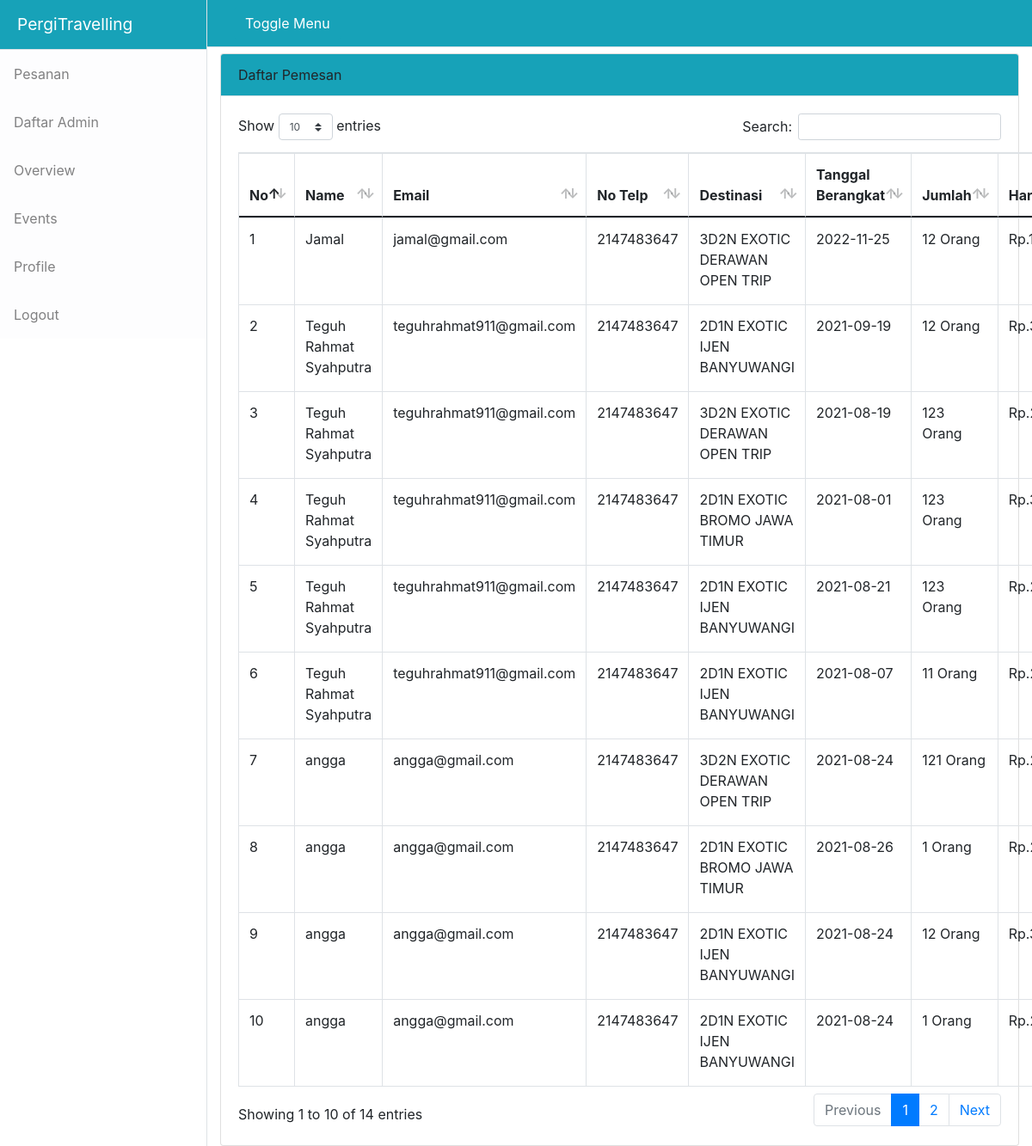
Page /dashboard/index.php (signed in) on the committed database.
### tables this page shows
CREATE TABLE `pesanan` (
  `id_pesanan` int(11) NOT NULL,
  `id_user` int(11) NOT NULL,
  `kode` varchar(30) NOT NULL,
  `nama_lengkap` varchar(255) NOT NULL,
  `email` varchar(255) NOT NULL,
  `nomor` int(11) NOT NULL,
  `nik` int(11) NOT NULL,
  `alamat` varchar(255) NOT NULL,
  `destinasi` varchar(255) NOT NULL,
  `hotel` varchar(225) NOT NULL,
  `tanggal` date NOT NULL,
  `harga` int(11) NOT NULL,
  `jumlah` int(11) NOT NULL,
  `total` int(11) NOT NULL,
  `bukti` varchar(64) NOT NULL,
  `pembayaran` set('Lunas','Konfirmasi','Cancel','Diproses') NOT NULL,
  `created_at` datetime DEFAULT NULL,
  `updated_at` datetime DEFAULT NULL
);

### dashboard/index.php (the view, shortened to what this page needs)
<!DOCTYPE html>
<html lang="en">
  <head>
    <link href="css/styles.css" rel="stylesheet" />
    <link rel="stylesheet" type="text/css" href="datatables/datatables.min.css" />
  </head>
  <body>
    <div class="d-flex" id="wrapper">
      <div class="border-end bg-white" id="sidebar-wrapper">
        <div class="sidebar-heading border-bottom bg-info">PergiTravelling</div>
        <div class="list-group list-group-flush">
          <a class="list-group-item list-group-item-action list-group-item-light p-3" href="index.php">Pesanan</a>
          <a class="list-group-item list-group-item-action list-group-item-light p-3" href="daftar_admin.php">Daftar Admin</a>
          <a class="list-group-item list-group-item-action list-group-item-light p-3" href="#!">Overview</a>
          <a class="list-group-item list-group-item-action list-group-item-light p-3" href="#!">Events</a>
          <a class="list-group-item list-group-item-action list-group-item-light p-3" href="#!">Profile</a>
          <a class="list-group-item list-group-item-action list-group-item-light p-3" href="../logout.php">Logout</a>
        </div>
      </div>
      <div id="page-content-wrapper">
        <nav class="navbar navbar-expand-lg navbar-light bg-info border-bottom">
          <div class="container-fluid">
            <button class="btn btn-info" id="sidebarToggle">Toggle Menu</button>
          </div>
        </nav>
        <div class="container-fluid">
            <div class="condtainer" style="margin-top: 7px">
                <div class="row">
                  <div class="col-md-12">
                    <div class="card">
                      <div class="card-header border-bottom bg-info">
                        Daftar Pemesan
                      </div>
                      <div class="card-body">
                      <table id="datatable" class="table table-bordered">
          <thead>
            <th>No</th>
            <th>Name</th>
            <th>Email</th>
            <th>No Telp</th>
            <th>Destinasi</th>
            <th>Tanggal Berangkat</th>
            <th>Jumlah</th>
            <th>Harga</th>
          </thead>
          <tbody id="modal-data">
            <?php
            include "../koneksi.php";
            $no = 0;
            $modal=mysqli_query($conn,"SELECT * FROM pesanan ORDER BY id_pesanan DESC");
            while($r=mysqli_fetch_array($modal)){
            $no++;
          ?>
            <tr>
                <td><?php echo $no; ?></td>
                <td><?php echo  $r['nama_lengkap']; ?></td>
                <td><?php echo  $r['email']; ?></td>
                <td><?php echo  $r['nomor']; ?></td>
                <td><?php echo  $r['destinasi']; ?></td>
                <td><?php echo  $r['tanggal']; ?></td>
                <td><?php echo  $r['jumlah']; ?> Orang</td>
                <td>Rp.<?php echo  $r['total']; ?></td>
            </tr>
          <?php } ?>
          </tbody>
          </table>
          </div>
        </div>
      </div>
    </div>
  </body>
</html>

### rows in the picture
pesanan: nama_lengkap "Jamal", email "jamal@gmail.com", nomor "2147483647", destinasi "3D2N EXOTIC DERAWAN OPEN TRIP", tanggal "2022-11-25", jumlah "12"
pesanan: nama_lengkap "Teguh Rahmat Syahputra", email "teguhrahmat911@gmail.com", nomor "2147483647", destinasi "2D1N EXOTIC IJEN BANYUWANGI", tanggal "2021-09-19", jumlah "12"
pesanan: nama_lengkap "Teguh Rahmat Syahputra", email "teguhrahmat911@gmail.com", nomor "2147483647", destinasi "3D2N EXOTIC DERAWAN OPEN TRIP", tanggal "2021-08-19", jumlah "123"
pesanan: nama_lengkap "Teguh Rahmat Syahputra", email "teguhrahmat911@gmail.com", nomor "2147483647", destinasi "2D1N EXOTIC BROMO JAWA TIMUR", tanggal "2021-08-01", jumlah "123"
pesanan: nama_lengkap "Teguh Rahmat Syahputra", email "teguhrahmat911@gmail.com", nomor "2147483647", destinasi "2D1N EXOTIC IJEN BANYUWANGI", tanggal "2021-08-21", jumlah "123"
pesanan: nama_lengkap "Teguh Rahmat Syahputra", email "teguhrahmat911@gmail.com", nomor "2147483647", destinasi "2D1N EXOTIC IJEN BANYUWANGI", tanggal "2021-08-07", jumlah "11"
pesanan: nama_lengkap "angga", email "angga@gmail.com", nomor "2147483647", destinasi "3D2N EXOTIC DERAWAN OPEN TRIP", tanggal "2021-08-24", jumlah "121"
pesanan: nama_lengkap "angga", email "angga@gmail.com", nomor "2147483647", destinasi "2D1N EXOTIC BROMO JAWA TIMUR", tanggal "2021-08-26", jumlah "1"
pesanan: nama_lengkap "angga", email "angga@gmail.com", nomor "2147483647", destinasi "2D1N EXOTIC IJEN BANYUWANGI", tanggal "2021-08-24", jumlah "12"
pesanan: nama_lengkap "angga", email "angga@gmail.com", nomor "2147483647", destinasi "2D1N EXOTIC IJEN BANYUWANGI", tanggal "2021-08-24", jumlah "1"
